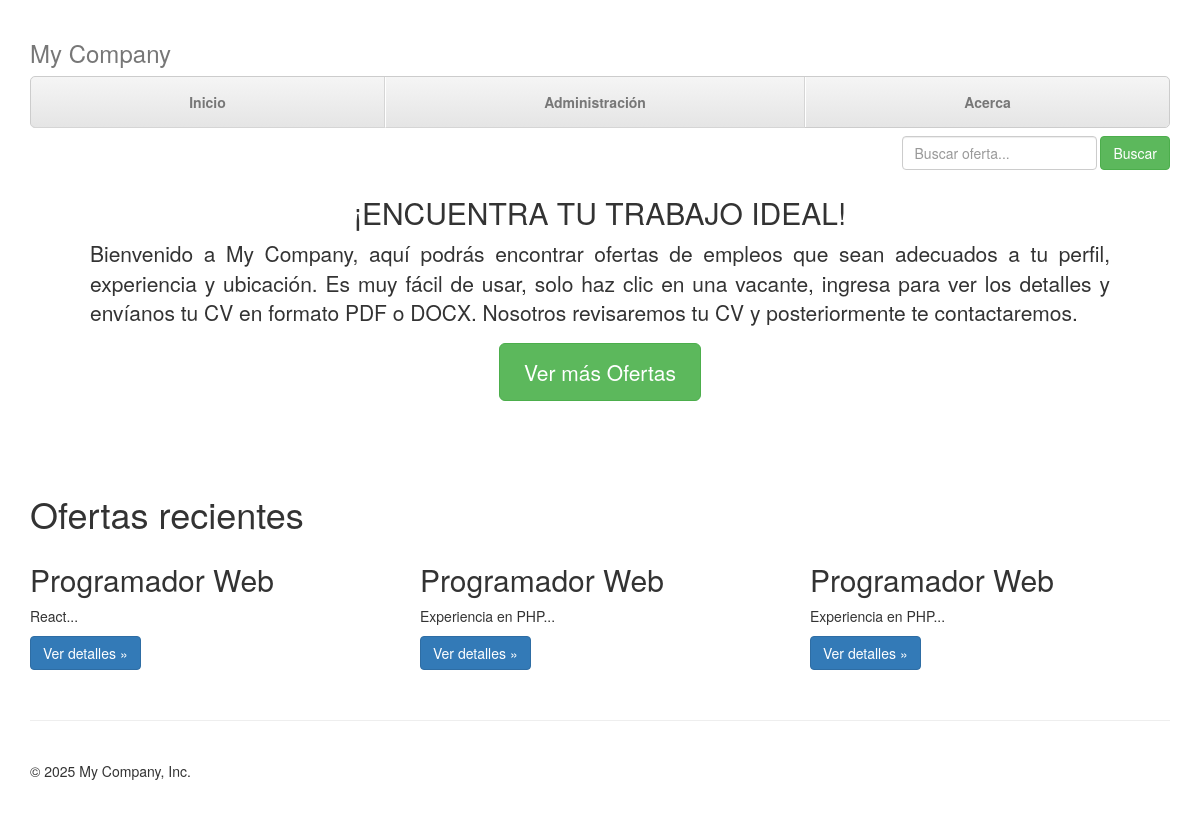
Before: / with the older database file.
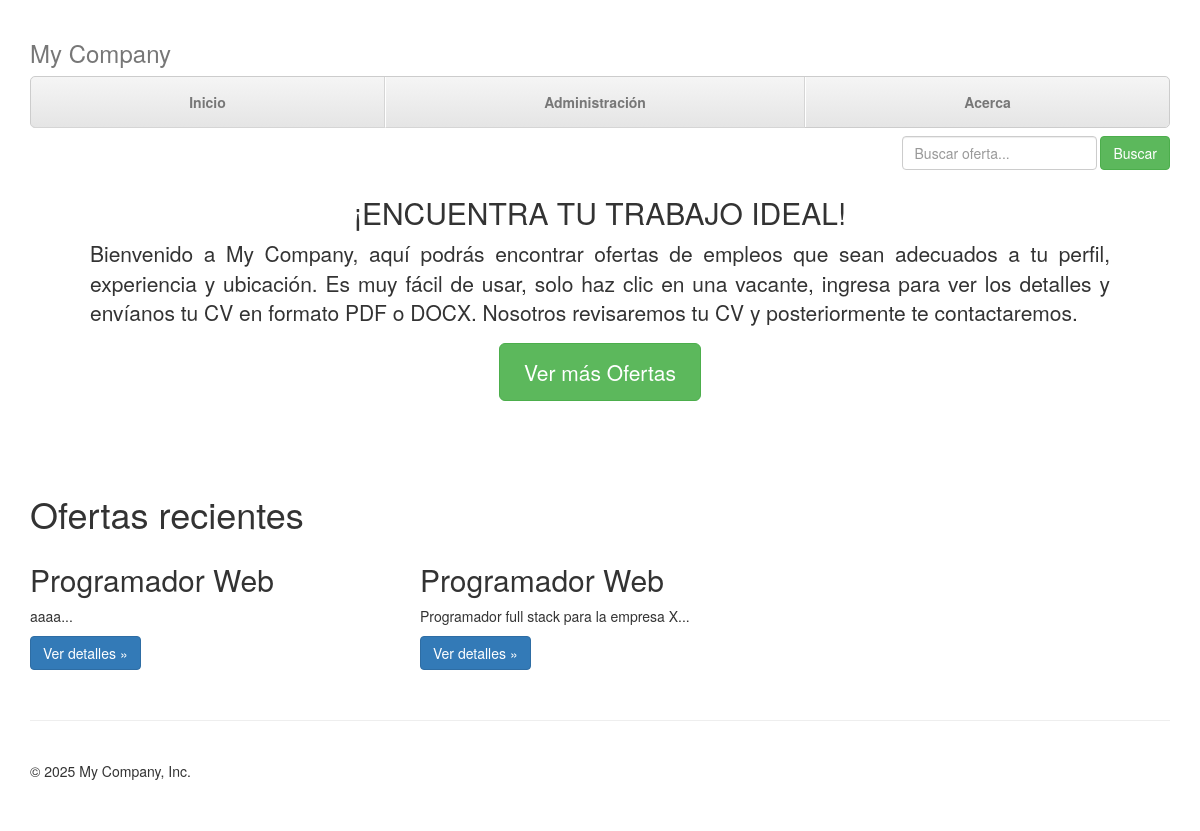
After: the same page with the newer database file.
### models.py (models this page shows, shortened)
class Vacante(db.Model):
    __tablename__ = 'vacantes'
    id = db.Column(db.Integer, primary_key=True)
    nombre = db.Column(db.String(100), nullable=False)
    descripcion = db.Column(db.Text, nullable=False)
    detalle = db.Column(db.Text)
    fecha_publicacion = db.Column(db.DateTime, nullable=False, default=datetime.now)
    usuario_id = db.Column(db.Integer, db.ForeignKey('usuarios.id'), nullable=False)

### app.py (the view)
@app.route('/')
def index():
    vacantes = Vacante.query.order_by(Vacante.fecha_publicacion.desc()).limit(3).all()
    return render_template('index.html', vacantes=vacantes, datetime=datetime)

### templates/index.html (shortened to what this page needs)
{% extends "base.html" %}
{% block content %}
  <div class="masthead">
    <h3 class="text-muted">My Company</h3>
    <nav>
      <ul class="nav nav-justified">
        <li><a href="{{ url_for('index') }}">Inicio</a></li>
        <li><a href="{{ url_for('admin') if 'user_id' in session else url_for('login') }}">Administración</a></li>
        <li><a href="{{ url_for('acerca') }}">Acerca</a></li>
      </ul>
    </nav>
  </div>
  <form method="get" action="{{ url_for('buscar') }}" class="navbar-form navbar-right">
    <div class="form-group">
      <input type="text" name="query" required placeholder="Buscar oferta..." class="form-control">
    </div>
    <button type="submit" class="btn btn-success">Buscar</button>
  </form>
  <div class="jumbotron">
    <h2>¡ENCUENTRA TU TRABAJO IDEAL!</h2>
    <p class="lead text-justify">
      Bienvenido a My Company, aquí podrás encontrar ofertas de empleos
      que sean adecuados a tu perfil, experiencia y ubicación.
      Es muy fácil de usar, solo haz clic en una vacante, ingresa para ver los detalles y envíanos tu CV en formato
      PDF o DOCX. Nosotros revisaremos tu CV y posteriormente te contactaremos.
    </p>
    <p><a class="btn btn-lg btn-success" href="{{ url_for('vacantes') }}" role="button">Ver más Ofertas</a></p>
  </div>
  <h1>Ofertas recientes</h1>
  <div class="row">
    {% for vacante in vacantes %}
    <div class="col-lg-4">
      <h2>{{ vacante.nombre }}</h2>
      <p class="text-justify">{{ vacante.descripcion[:150] }}...</p>
      <p><a class="btn btn-primary" href="{{ url_for('detalle_vacante', id=vacante.id) }}" role="button">Ver detalles &raquo;</a></p>
    </div>
    {% else %}
    <div class="col-lg-12">
      <p>No hay vacantes disponibles en este momento.</p>
    </div>
    {% endfor %}
  </div>
{% endblock %}

### templates/base.html (shortened to what this page needs)
<!DOCTYPE html>
<html lang="en">
  <head>
    <link href="{{ url_for('static', filename='css/bootstrap.min.css') }}" rel="stylesheet">
    <link href="{{ url_for('static', filename='css/justified-nav.css') }}" rel="stylesheet">
  </head>
  <body>
    <div class="container">
      {% block content %}{% endblock %}
      <footer class="footer">
        <p>&copy; {{ datetime.now().year }} My Company, Inc.</p>
      </footer>
    </div>
  </body>
</html>

### static/css/justified-nav.css (style rules this page uses)
body { padding-top: 20px; }
.footer { padding-top: 40px; padding-bottom: 40px; margin-top: 40px; border-top: 1px solid #eee; }
.jumbotron { text-align: center; background-color: transparent; }
.jumbotron .btn { padding: 14px 24px; font-size: 21px; }
.nav-justified { background-color: #eee; border: 1px solid #ccc; border-radius: 5px; }
.nav-justified > li > a { padding-top: 15px; padding-bottom: 15px; margin-bottom: 0; font-weight: bold; color: #777; text-align: center; background-color: #e5e5e5; background-image: -webkit-gradient(linear, left top, left bottom, from(#f5f5f5), to(#e5e5e5)); background-image: -webkit-linear-gradient(top, #f5f5f5 0%, #e5e5e5 100%); background-image: -o-linear-gradient(top, #f5f5f5 0%, #e5e5e5 100%); background-image: linear-gradient(to bottom, #f5f5f5 0%,#e5e5e5 100%); filter: progid:DXImageTransform.Microsoft.gradient( startColorstr='#f5f5f5', endColorstr='#e5e5e5',GradientType=0 ); background-repeat: repeat-x; border-bottom: 1px solid #d5d5d5; }
.nav-justified > li:first-child > a { border-radius: 5px 5px 0 0; }
.nav-justified > li:last-child > a { border-bottom: 0; border-radius: 0 0 5px 5px; }
@media (min-width: 768px) { .nav-justified { max-height: 52px; } }
@media (min-width: 768px) { .nav-justified > li > a { border-right: 1px solid #d5d5d5; border-left: 1px solid #fff; } }
@media (min-width: 768px) { .nav-justified > li:first-child > a { border-left: 0; border-radius: 5px 0 0 5px; } }
@media (min-width: 768px) { .nav-justified > li:last-child > a { border-right: 0; border-radius: 0 5px 5px 0; } }
@media screen and (min-width: 768px) { .masthead, .marketing, .footer { padding-right: 0; padding-left: 0; } }

Changed rows visible on the page:
removed Vacante: nombre "Programador Web", descripcion "React"
changed Vacante: descripcion "Experiencia en PHP" → "aaaa"
changed Vacante: descripcion "Experiencia en PHP" → "Programador full stack para la empresa X"
